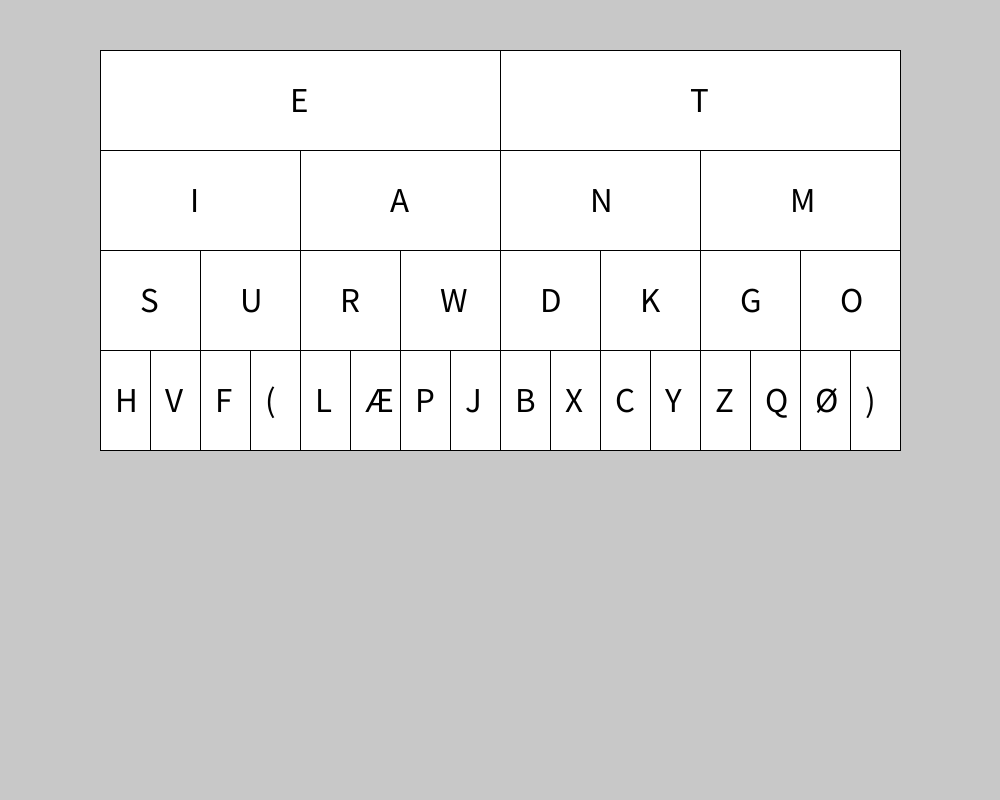
Frame 1 (no input)
Frame 60 (the mouse pressed at the canvas centre just before this capture): identical to frame 1, image omitted
Frame 120 (the mouse held since frame 60 and released just before this capture): identical to frame 1, image omitted

The Processing sketch that drew this single still picture (run headless with seeded random() and noise(); from frame 60 on, the mouse is pressed at the canvas centre):

// Processing sketch: Den_der_virker
// ── Den_der_virker.pde
float x = 100; //Start x-koordinat for tabellen
float y = 50; // Start y-koordinat for tabellen

MorseTabel[] morseTabels = new MorseTabel[30]; // Laver et array som indeholder 31 huse

int bredde = 400; // Definerer bredden af kolonnen øverst til venstre
int hojde = 100; // Definerer højden af kolonnen øverst til venstre

String c="";  // Laver en string som bruges til at lagre det enkelte bogstav, som er ved at blive lavet 
String tekst=""; // Laver en string som senere skal indeholde alle bogstaverne som skabes af stringen c

String str=""; // Laver en string som senere skal indeholde morsekoden (Prik, streg osv.)
ArrayList<String> morseListe = new ArrayList <String>();

void setup() {
  size(1000, 800); // Sætter størrelse på canvas
  setupMorseTable();
  textSize(35); // Skriftstørrelse
}
void draw() {
  background(200); // Baggrundsfarve
  drawMorseTable();
  //printArray(morseListe);
}

void keyPressed() {
  if(key==32) {   
  tekst = tekst+c+"_";
   str = ""; // nulstiller str så den nu er tom
   c = "";
   for (MorseTabel m : morseTabels) {
      
      m.setBackground(255);}
    //str=str+"_";  // Der tilføjes nu et "." til slutningen på st
  println("mellemrum");
  }
  switch(key) {
  case '-': // Overvåger "-" (streg)
    str=str+"-";  // Der tilføjes nu et "-" til slutningen på str 
    break;

  case '.': // Overvåger "." - prik
    str=str+".";  // Der tilføjes nu et "." til slutningen på str
    break;
    

  case ',': // Overvåger ","
    morseListe.add(str); // 
    morseListe.add(c); // 
    tekst = tekst+c; // String'en "tekst" udvides med værdien af c
    print(str+"/"); // Skriver moresekoden i console
    str = ""; // nulstiller str så den nu er tom
    c = ""; // nulstiller c så den nu er tom
for (MorseTabel m : morseTabels) {
      
      m.setBackground(255);}
    break;
  }

 // println(str);
 
  // jeg looper gennem alle bogstaver og finder det som jeg har i min string
  for (MorseTabel m : morseTabels) {
     if (str.equals(m.getMorseTegn())) {
      m.setBackground(180);
          
     if (m.getMorseTegn()== "."){
    c = "E";
    }
    if (m.getMorseTegn()== ".-"){
    c = "A";
    }
    if (m.getMorseTegn()== ".--"){
    c = "W";
    }
      if (m.getMorseTegn()== ".."){
    c = "I";
    }
      if (m.getMorseTegn()== "..."){
    c = "S";
    }  
       if (m.getMorseTegn()== "...."){
    c = "H";
    }
        if (m.getMorseTegn()== "...-"){
    c = "V";
    }
         if (m.getMorseTegn()== "..-."){
    c = "F";
    }
    if (m.getMorseTegn()== "..-"){
    c = "U";
    }
         if (m.getMorseTegn()== "..--"){
    c = "(";
    }
         if (m.getMorseTegn()== ".-."){
    c = "R";
    }
         if (m.getMorseTegn()== ".-.."){
    c = "L";
    }
         if (m.getMorseTegn()== ".-.-"){
    c = "Æ";
    }
      if (m.getMorseTegn()== ".--."){
    c = "P";
    } 
    if (m.getMorseTegn()== ".---"){
    c = "J";
    }
    if (m.getMorseTegn()== "-"){
    c = "T";
    }
     if (m.getMorseTegn()== "-."){
    c = "N";
    }
     if (m.getMorseTegn()== "-.."){
    c = "D";
    }
     if (m.getMorseTegn()== "-..."){
    c = "B";
    }
     if (m.getMorseTegn()== "-..-"){
    c = "X";
    }
     if (m.getMorseTegn()== "-.-"){
    c = "K";
    }
     if (m.getMorseTegn()== "-.-."){
    c = "C";
    }
    if (m.getMorseTegn()== "-.--"){
    c = "Y";
    }
     if (m.getMorseTegn()== "--"){
    c = "M";
    }  
     if (m.getMorseTegn()== "--."){
    c = "G";
    } 
     if (m.getMorseTegn()== "--.."){
    c = "Z";
    }
     if (m.getMorseTegn()== "--.-"){
    c = "Q";
    }
     if (m.getMorseTegn()== "---"){
    c = "O";
    }
     if (m.getMorseTegn()== "---."){
    c = "Ø";
    }
    if (m.getMorseTegn()== "----"){
    c = ")";
     }
    }
  }
  
  
  
}

void setupMorseTable() {
  char[] c = {'E', 'T', 'I', 'A', 'N', 'M', 'S', 'U', 'R', 'W', 'D', 'K', 'G', 'O', 'H', 'V', 'F', '(', 'L', 'Æ', 'P', 'J', 'B', 'X', 'C', 'Y', 'Z', 'Q', 'Ø', ')'};

  //Række 1
  morseTabels[0] = new MorseTabel(x, y, bredde, hojde, 'E');
  morseTabels[0].setMorseTegn("."); // hvis det skal gå begge veje skal jeg også kende morse koden 

  morseTabels[1] = new MorseTabel(x+bredde, y, bredde, hojde, 'T');
  morseTabels[1].setMorseTegn("-");


  for (int i =0; i<c.length; i++) {

    //Række 2
    if (1<i && i<6) {
      morseTabels[i] = new MorseTabel(x+bredde*(i-2)/2, y+hojde, bredde/2, hojde, c[i]);
    }
    
    //Række 3
    if (6<=i && i<=13) {
      morseTabels[i] = new MorseTabel(x+bredde*(i-6)/4, y+hojde*2, bredde/4, hojde, c[i]);
    }

    //Række 4
    if (14<=i && i<=29) {
      morseTabels[i] = new MorseTabel(x+bredde*(i-14)/8, y+hojde*3, bredde/8, hojde, c[i]);
    }

  }
  // Chris
    morseTabels[2].setMorseTegn(".."); // I 
    morseTabels[3].setMorseTegn(".-"); // A
    morseTabels[4].setMorseTegn("-."); // N
    morseTabels[5].setMorseTegn("--"); // M
    morseTabels[6].setMorseTegn("..."); // S
    morseTabels[7].setMorseTegn("..-"); // U
    morseTabels[8].setMorseTegn(".-."); // R
    morseTabels[9].setMorseTegn(".--"); // W
    morseTabels[10].setMorseTegn("-.."); // D
    morseTabels[11].setMorseTegn("-.-"); // K
    morseTabels[12].setMorseTegn("--."); // G
    morseTabels[13].setMorseTegn("---"); // O
    morseTabels[14].setMorseTegn("...."); // H
    morseTabels[15].setMorseTegn("...-"); // V
    morseTabels[16].setMorseTegn("..-."); // F
    morseTabels[17].setMorseTegn("..--"); // (
    morseTabels[18].setMorseTegn(".-.."); // L
    morseTabels[19].setMorseTegn(".-.-"); // Æ
    morseTabels[20].setMorseTegn(".--."); // P
    morseTabels[21].setMorseTegn(".---"); // J
    morseTabels[22].setMorseTegn("-..."); // B
    morseTabels[23].setMorseTegn("-..-"); // X
    morseTabels[24].setMorseTegn("-.-."); // C
    morseTabels[25].setMorseTegn("-.--"); // Y
    morseTabels[26].setMorseTegn("--.."); // Z
    morseTabels[27].setMorseTegn("--.-"); // Q
    morseTabels[28].setMorseTegn("---."); // Ø
    morseTabels[29].setMorseTegn("----"); // )



}

void drawMorseTable() {
fill(0);
    text(tekst, 100, 500, 800, 220);  // Text wraps within text box
  
  for (int i =0; i<morseTabels.length; i++) {
    pushMatrix();
    translate(morseTabels[i].xpos, morseTabels[i].ypos);
    morseTabels[i].drawFelt();

    popMatrix();
  }


}

// ── MorseTabel.pde
class MorseTabel {
  // klassens tilstand atributter
  float xpos= 0.0;
  float ypos= 0.0;
  float len = 0.0;
  float hei = 0.0;
  char bogstav;
  private int baggrund = 255;

  String morseTegn;//chris en string som indeholder morseKoden


  //konstruktør
  MorseTabel(float xpos, float ypos, float len, float hei, char bogstav) {
    this.xpos = xpos;
    this.ypos = ypos;
    this.len = len;
    this.hei = hei;
    this.bogstav = bogstav;
  }

  // metoder

  void drawFelt() {
    drawKasse();
    drawText();
  }
  void drawKasse() {
    //println(baggrund);
    fill(baggrund); // her bestemmer jeg farven på kassen
    rect(0, 0, len, hei);
    fill(0); // husk at lave den tilbage eller bliver alt samme farve
    
    
  }
  void drawText() {
    text(bogstav, len/2-10, hei/2+12);
    //fill(200);// hvid
  }

  // en set funktion til morseKoden - det skal være i jeres konstruktør
  void setMorseTegn(String s) {
    this.morseTegn = s;
  }


  String getMorseTegn() {
    return this.morseTegn;
  }


  void setBackground(int farve) {
    this.baggrund = farve;
  }
}
